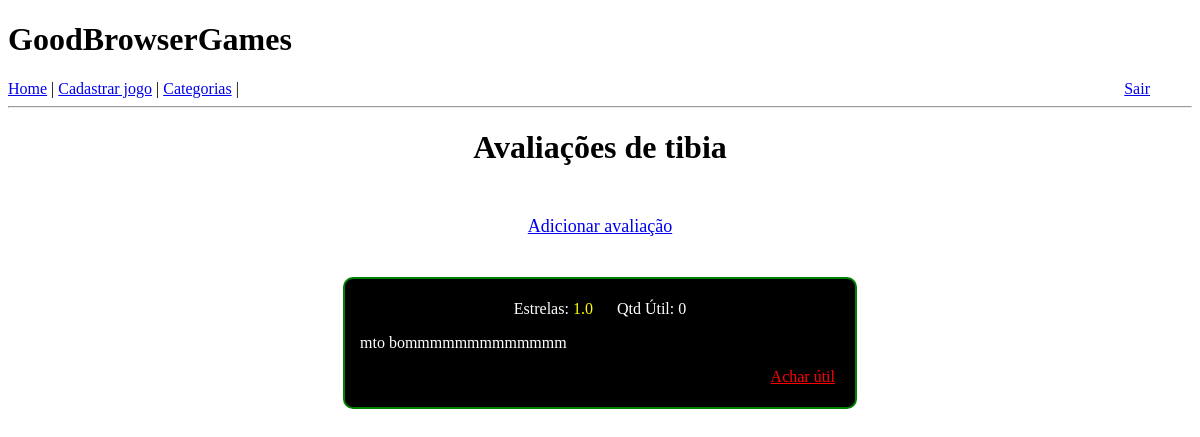
Before: /listar-avaliacoes/1 (signed in) with the older database file.
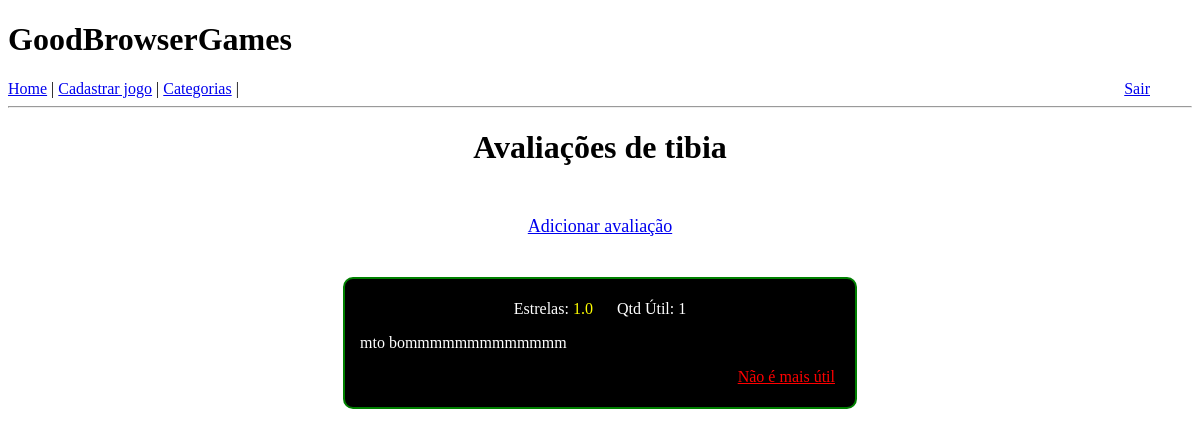
After: the same page with the newer database file.
### app/models.py (models this page shows)
class Jogo(db.Model):
    id = db.Column(db.Integer, primary_key=True)
    nome = db.Column(db.String(128), index=True, )
    categoria = db.Column(db.String(64), index=True)
    url_jogo = db.Column(db.String, index=True)
    url_video = db.Column(db.String, index=True)
    url_imagem = db.Column(db.String, index=True)
    descricao = db.Column(db.String, index=True)

class Avaliacao(db.Model):
    id = db.Column(db.Integer, primary_key=True)
    estrelas = db.Column(db.Float, index=True)
    texto = db.Column(db.String(255))
    qnt_util = db.Column(db.Integer, index=True, default=0)
    user_id = db.Column(db.Integer, db.ForeignKey('user.id'))
    jogo_id = db.Column(db.Integer, db.ForeignKey('jogo.id'))

### app/routes.py (the view)
@app.route("/listar-avaliacoes/<id>", methods=["GET", "POST"])
def listar_avaliacoes(id):
    avaliacoes = list(Avaliacao.query.filter_by(jogo_id=id))
    avaliacoes_ids = [a.id for a in avaliacoes]
    jogo = Jogo.query.filter_by(id=id).first()
    avaliacao_pelo_usuario = Avaliacao.query.filter_by(jogo_id=id, user_id=current_user.id).first()
    if avaliacao_pelo_usuario:
        avaliacao_feita = avaliacao_pelo_usuario
    else:
        avaliacao_feita = None
    user_id_expression = VotoUtil.user_id.in_([current_user.id])
    in_expression = VotoUtil.avaliacao_id.in_(avaliacoes_ids)
    votos_util_usuario = list(VotoUtil.query.filter(user_id_expression, in_expression))
    ids_avaliacoes_uteis_usuario = [v.avaliacao_id for v in votos_util_usuario]
    return render_template("lista_avaliacoes.html", avaliacoes=avaliacoes, jogo=jogo, avaliacao_feita=avaliacao_feita, avals_uteis_ids=ids_avaliacoes_uteis_usuario)

### app/models.py (called while the page is built)
@login.user_loader
def load_user(id):
    return User.query.get(int(id))

### app/templates/lista_avaliacoes.html (shortened to what this page needs)
{% extends "base.html" %}
{% block content %}
    <div id="container">
        <h1 style="margin-bottom: 50px;">Avaliações de {{ jogo.nome }}</h1>
        <div>
            {% if avaliacao_feita %}
                <p style="margin-bottom: 40px; font-size: large;"><a href="/editar-avaliacao/{{avaliacao_feita.id}}">Editar avaliação</a></p>
            {% else %}
                <p style="margin-bottom: 40px; font-size: large;"><a href="/fazer-avaliacao/{{jogo.id}}">Adicionar avaliação</a></p>
            {% endif %}
        </div>
        {% if avaliacoes %}
            {% for avaliacao in avaliacoes %}
            <div class="box-avaliacao">
                <p>Estrelas: <span style="color: yellow; margin-right: 20px;">{{ avaliacao.estrelas }}</span>
                    Qtd Útil: {{ avaliacao.qnt_util }}
                </p>
                <p style="text-align: left; margin: 10px;">{{ avaliacao.texto }}</p>
                {% if avaliacao.id in avals_uteis_ids %}
                    <p class="botao-util"><a href="/tirar-util/{{avaliacao.id}}">Não é mais útil</a></p>
                {% else %}
                    <p class="botao-util"><a href="/achar-util/{{avaliacao.id}}">Achar útil</a></p>
                {% endif %}
            </div>
            {% endfor %}
        {% else %}
            <h3 style="color: red;">Este jogo ainda não possui avaliações, seja o primeiro a avaliar!</h3>
        {% endif %}
    </div>
{% endblock %}

### app/templates/base.html (shortened to what this page needs)
<!DOCTYPE html>
<html>
    <head>
    </head>
    <body>
        <h1>GoodBrowserGames</h1>
        <div>
            <a href="{{ url_for('index') }}">Home</a> |
            <a href="{{ url_for('cadastrar_jogo') }}">Cadastrar jogo</a> |
            <a href="{{ url_for('listar_categorias') }}">Categorias</a> |
            <span style="position: absolute; right: 50px;">
                {% if current_user.is_anonymous %}
                <a href="{{ url_for('login') }}">Entrar</a>
                {% else %}
                <a href="{{ url_for('logout') }}">Sair</a>
                {% endif %}
            </span>
        </div>
        <hr>
        {% block content %}{% endblock %}
    </body>
</html>

### app/templates/lista_avaliacoes.html (style rules this page uses)
#container { text-align: center; }
.box-avaliacao { border: 2px solid green; border-radius: 10px; background-color: black; color: white; width: 500px; max-width: 500px; margin-left: auto; margin-right: auto; margin-top: 20px; margin-bottom: 20px; padding: 5px; text-align: center; }
.botao-util { text-align: right; margin-right: 15px; }
.botao-util a:link { color: red; }

Changed rows visible on the page:
changed Avaliacao "mto bommmmmmmmmmmmm": qnt_util "0" → "1"; text "Achar útil" → "Não é mais útil"
